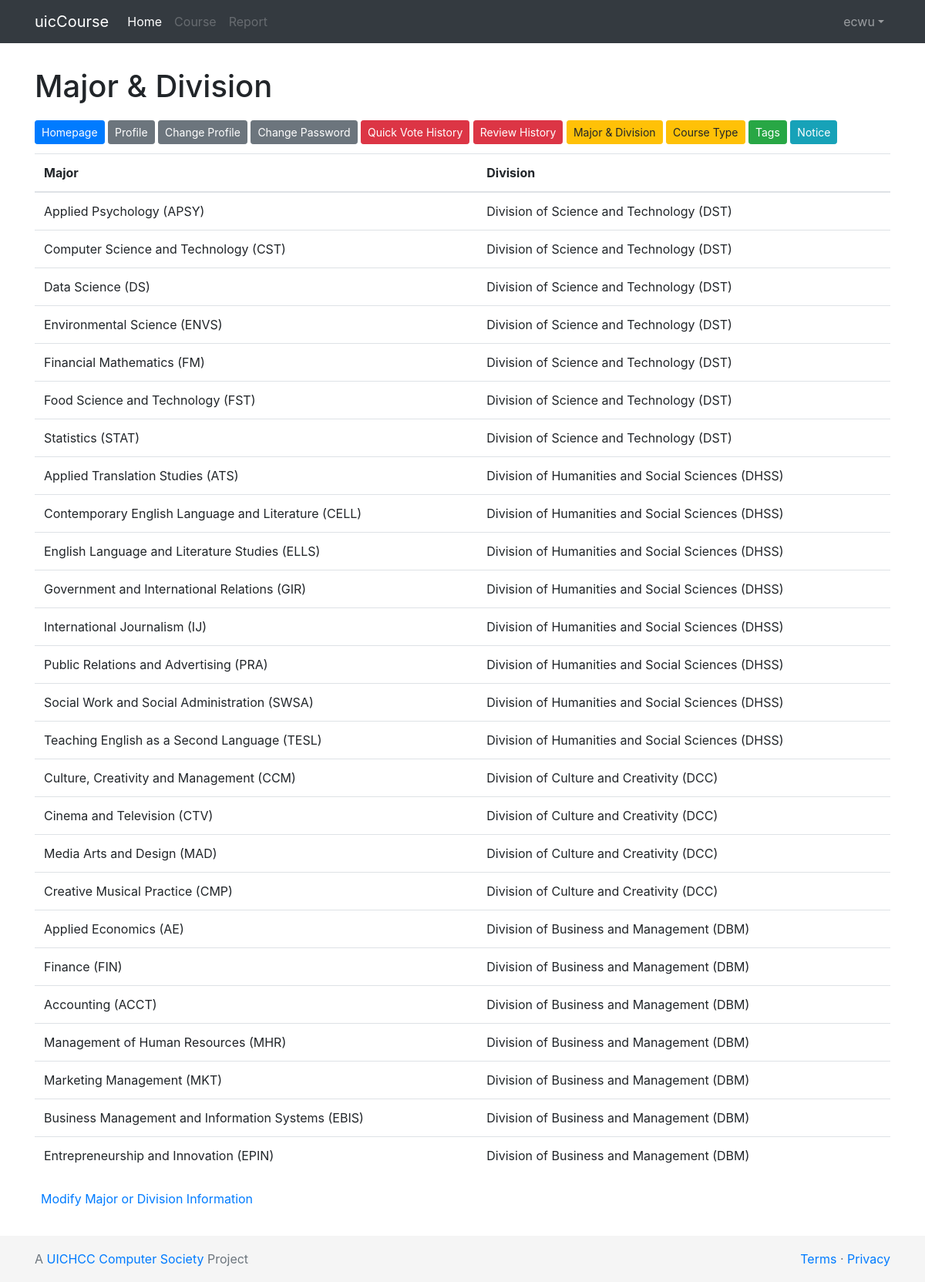
Screenshot of /dashboard/course/major_division (signed in) with the database file from the repository.
### course/models.py (models this page shows, shortened)
class ValidDivisionMajorPair(models.Model):
    major = models.OneToOneField(Major, on_delete=models.CASCADE)
    division = models.ForeignKey(Division, on_delete=models.CASCADE)

class Major(models.Model):
    major_en = models.CharField(max_length=128, verbose_name='Major English Title')
    major_cn = models.CharField(max_length=128, verbose_name='Major Chinese Title')
    major_en_abbr = models.CharField(max_length=128, verbose_name='Abbreviation for Major\'s English Title')
    class Meta:
        verbose_name = _('major')
        verbose_name_plural = _('majors')
    def __str__(self):
        return "%s (%s)" % (self.major_en, self.major_en_abbr)

class Division(models.Model):
    division_en = models.CharField(max_length=128, verbose_name='Division English Title')
    division_cn = models.CharField(max_length=128, verbose_name='Division Chinese Title')
    division_en_abbr = models.CharField(max_length=128, verbose_name='Abbreviation for Division\'s English Title')
    class Meta:
        verbose_name = _('division')
        verbose_name_plural = _('divisions')
    def __str__(self):
        return "%s (%s)" % (self.division_en, self.division_en_abbr)

### dashboard/views.py (the view)
# urls.py: path('dashboard/course/major_division', views.major_division, name='major_division'),
@staff_member_required
def major_division(request):
    pairs = ValidDivisionMajorPair.objects.all()
    return render(request, 'dashboard/major_division.html', {'pairs': pairs})

### dashboard/templates/dashboard/major_division.html (shortened to what this page needs)
<!doctype html>
<html lang="en">
<head>
    <link href="https://cdn.bootcss.com/bootstrap/4.1.1/css/bootstrap.min.css" rel="stylesheet">
    {% load static %}
</head>
<body>
{% include "index/header.html" %}
{% include "index/messager.html" %}
<main role="main" class="container mb-5">
    <h1 class="mt-md-3">Major & Division</h1>
    {% include "dashboard/functions.html" %}
    <div class="table-responsive">
        <table class="table">
            <caption class="m-2"><a href="/admin/course/">Modify Major or Division Information</a></caption>
            <thead>
                <tr>
                    <th scope="col">Major</th>
                    <th scope="col">Division</th>
                </tr>
            </thead>
            <tbody>
                {% for pair in pairs %}
                <tr>
                    <td>{{ pair.major }}</td>
                    <td>{{ pair.division }}</td>
                </tr>
                {% endfor %}
            </tbody>
        </table>
    </div>
</main>
{% include "index/footer.html" %}
</body>
</html>

### dashboard/templates/index/header.html (shortened to what this page needs)
<header>
    <nav class="navbar navbar-expand-lg navbar-dark bg-dark">
        <div class="container">
            <a class="navbar-brand" href="{% url 'welcome_page' %}">uicCourse</a>
            <div class="collapse navbar-collapse" id="topNavigationBar">
                <ul class="navbar-nav mr-auto">
                    <li class="nav-item active">
                        <a class="nav-link" href="{% url 'welcome_page' %}">Home <span class="sr-only">(current)</span></a>
                    </li>
                    <li class="nav-item">
                        <a class="nav-link disabled" href="{% url 'course_list_page' %}">Course</a>
                    </li>
                    <li class="nav-item">
                        <a class="nav-link disabled" href="#">Report</a>
                    </li>
                </ul>
                <ul class="navbar-nav">
                    {% if user.is_anonymous %}
                    <li class="nav-item"><a class="nav-link" href="{% url 'login_page' %}">Login</a></li>
                    <li class="nav-item dropdown">
                        <a class="nav-link dropdown-toggle" href="#" id="topNavigationBarDropDown"
                           data-toggle="dropdown" aria-haspopup="true" aria-expanded="false">Sign up</a>
                        <div class="dropdown-menu dropdown-menu-right" aria-labelledby="topNavigationBarDropDown">
                            <a class="dropdown-item" href="{% url 'terms_page' %}">Terms of Service</a>
                            <a class="dropdown-item" href="{% url 'privacy_page' %}">Privacy Statement</a>
                            <a class="dropdown-item" href="{% url 'signup_page' %}">Sign Up</a>
                        </div>
                    </li>
                    {% else %}
                    <li class="nav-item dropdown">
                        <a class="nav-link dropdown-toggle" href="#" id="topNavigationBarDropDown"
                           data-toggle="dropdown" aria-haspopup="true" aria-expanded="false">{{ user.username }}</a>
                    </li>
                    {% endif %}
                </ul>
            </div>
        </div>
    </nav>
</header>

### dashboard/templates/dashboard/major_division.html (style rules this page uses)
html { position: relative; min-height: 100%; }
body { margin-bottom: 60px; }

### rows the page displays
ValidDivisionMajorPair: major "Applied Psychology (APSY)", division "Division of Science and Technology (DST)"
ValidDivisionMajorPair: major "Computer Science and Technology (CST)", division "Division of Science and Technology (DST)"
ValidDivisionMajorPair: major "Data Science (DS)", division "Division of Science and Technology (DST)"
ValidDivisionMajorPair: major "Environmental Science (ENVS)", division "Division of Science and Technology (DST)"
ValidDivisionMajorPair: major "Financial Mathematics (FM)", division "Division of Science and Technology (DST)"
ValidDivisionMajorPair: major "Food Science and Technology (FST)", division "Division of Science and Technology (DST)"
ValidDivisionMajorPair: major "Statistics (STAT)", division "Division of Science and Technology (DST)"
ValidDivisionMajorPair: major "Applied Translation Studies (ATS)", division "Division of Humanities and Social Sciences (DHSS)"
ValidDivisionMajorPair: major "Contemporary English Language and Literature (CELL)", division "Division of Humanities and Social Sciences (DHSS)"
ValidDivisionMajorPair: major "English Language and Literature Studies (ELLS)", division "Division of Humanities and Social Sciences (DHSS)"
ValidDivisionMajorPair: major "Government and International Relations (GIR)", division "Division of Humanities and Social Sciences (DHSS)"
ValidDivisionMajorPair: major "International Journalism (IJ)", division "Division of Humanities and Social Sciences (DHSS)"
ValidDivisionMajorPair: major "Public Relations and Advertising (PRA)", division "Division of Humanities and Social Sciences (DHSS)"
ValidDivisionMajorPair: major "Social Work and Social Administration (SWSA)", division "Division of Humanities and Social Sciences (DHSS)"
ValidDivisionMajorPair: major "Teaching English as a Second Language (TESL)", division "Division of Humanities and Social Sciences (DHSS)"
ValidDivisionMajorPair: major "Culture, Creativity and Management (CCM)", division "Division of Culture and Creativity (DCC)"
ValidDivisionMajorPair: major "Cinema and Television (CTV)", division "Division of Culture and Creativity (DCC)"
ValidDivisionMajorPair: major "Media Arts and Design (MAD)", division "Division of Culture and Creativity (DCC)"
ValidDivisionMajorPair: major "Creative Musical Practice (CMP)", division "Division of Culture and Creativity (DCC)"
ValidDivisionMajorPair: major "Applied Economics (AE)", division "Division of Business and Management (DBM)"
ValidDivisionMajorPair: major "Finance (FIN)", division "Division of Business and Management (DBM)"
ValidDivisionMajorPair: major "Accounting (ACCT)", division "Division of Business and Management (DBM)"
ValidDivisionMajorPair: major "Management of Human Resources (MHR)", division "Division of Business and Management (DBM)"
ValidDivisionMajorPair: major "Marketing Management (MKT)", division "Division of Business and Management (DBM)"
ValidDivisionMajorPair: major "Business Management and Information Systems (EBIS)", division "Division of Business and Management (DBM)"
ValidDivisionMajorPair: major "Entrepreneurship and Innovation (EPIN)", division "Division of Business and Management (DBM)"

### other values shown
{{ user.username }} "ecwu"
